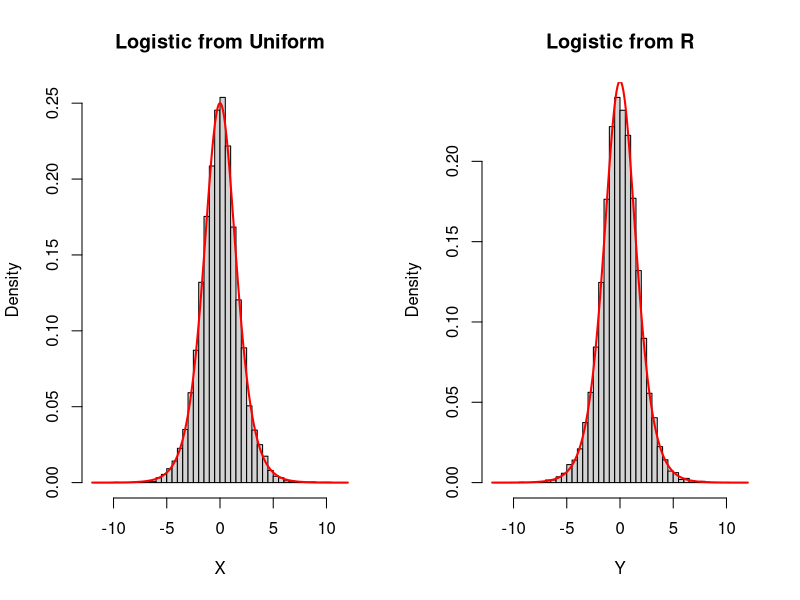
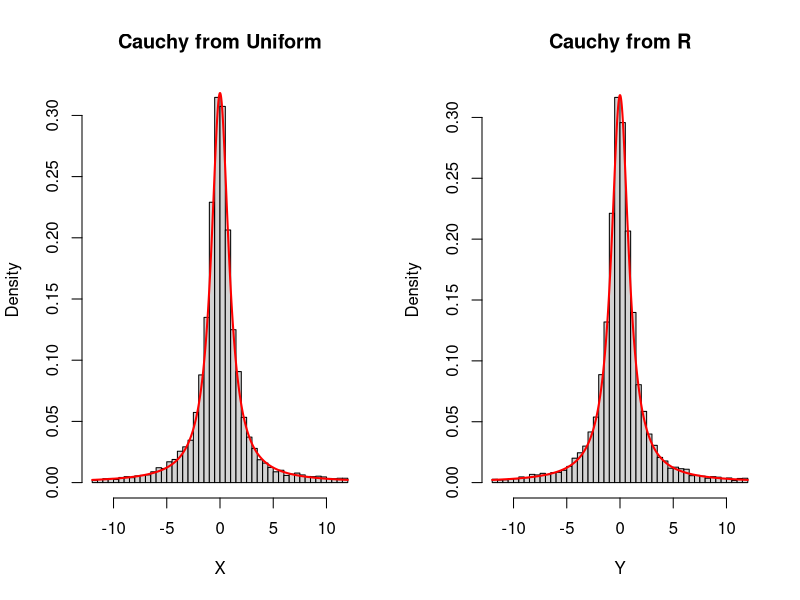
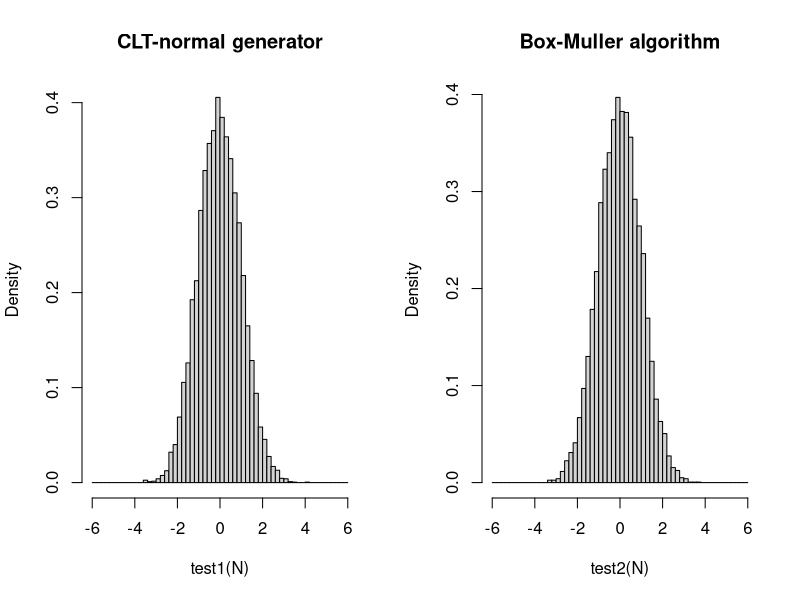
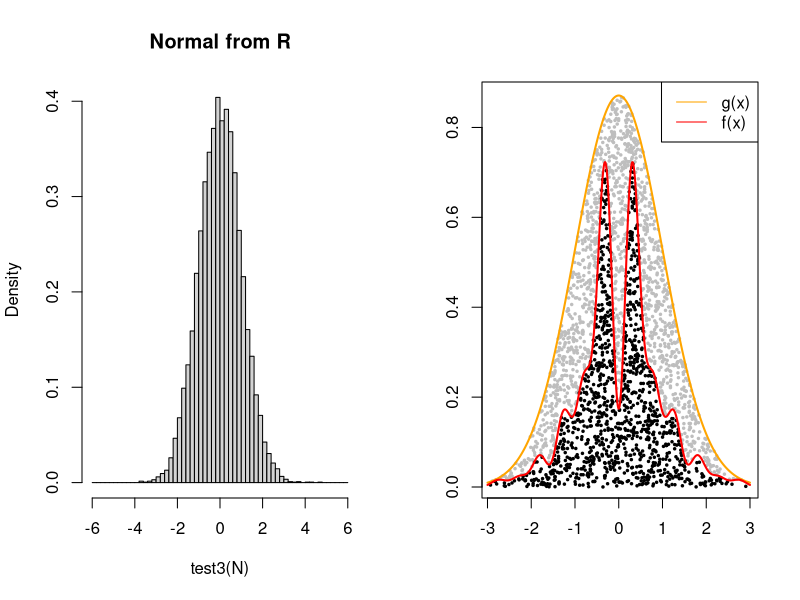
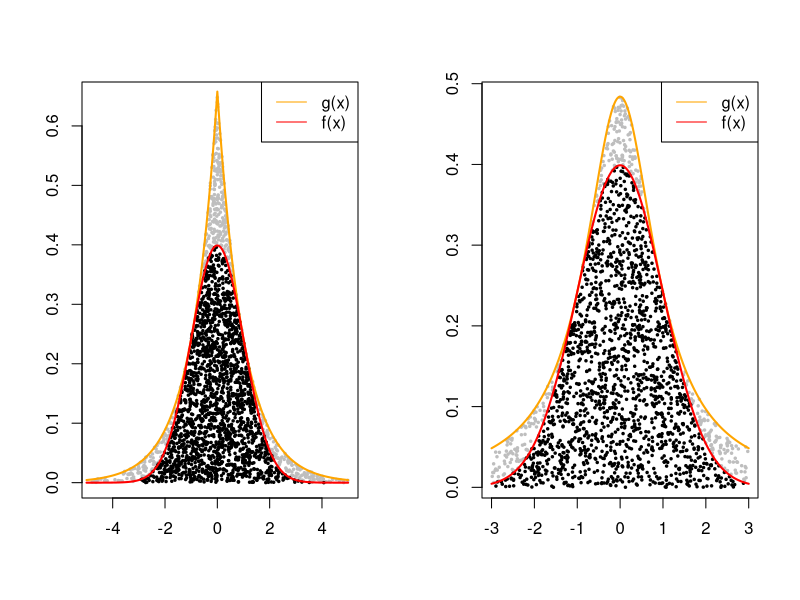
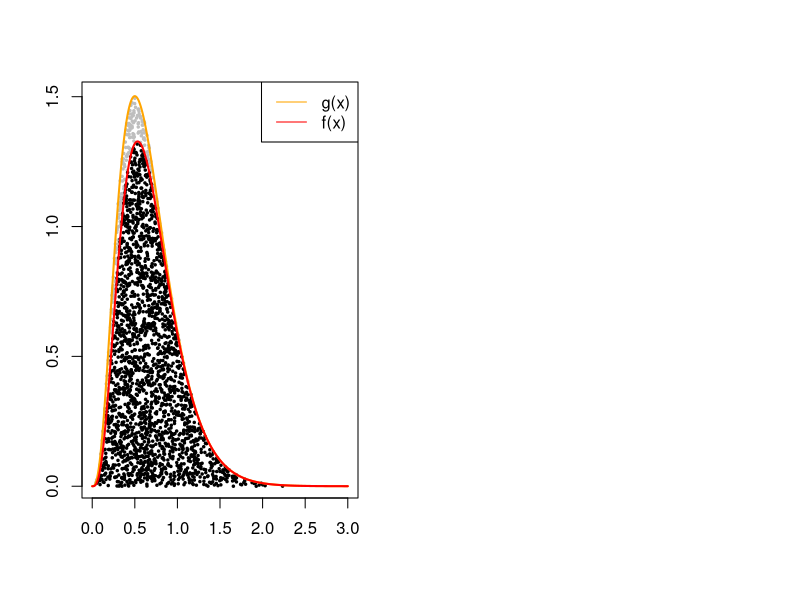

Reproduce these figures in R, in order.
## ---- chunk 1
supp = seq(-12, 12, 0.01)
N = 10000
U = runif(N)
f = dlogis
Finv = function(x) { -log((1-x)/x) }
X = Finv(U); X = X[-12 < X & X < 12]
Y = rlogis(N); Y = Y[-12 < Y & Y < 12]

par(mfrow=c(1,2))
hist(X, freq=FALSE, breaks=seq(-12, 12, 0.5), main="Logistic from Uniform")
lines(supp, f(supp), col="red", lwd=2)
hist(Y, freq=FALSE, breaks=seq(-12, 12, 0.5), main="Logistic from R")
lines(supp, f(supp), col="red", lwd=2)
## ---- chunk 2
supp = seq(-12, 12, 0.01)
N = 10000
U = runif(N)
f = dcauchy
Finv = function(x) { tan(pi * (x - 1/2)) }
X = Finv(U); X = X[-12 < X & X < 12]
Y = rcauchy(N); Y = Y[-12 < Y & Y < 12]

par(mfrow=c(1,2))
hist(X, freq=FALSE, breaks=seq(-12, 12, 0.5), main="Cauchy from Uniform")
lines(supp, f(supp), col="red", lwd=2)
hist(Y, freq=FALSE, breaks=seq(-12, 12, 0.5), main="Cauchy from R")
lines(supp, f(supp), col="red", lwd=2)
## ---- chunk 3
N = 10000
test1 = function(N) {
  U = matrix(runif(12 * N), nrow=12) - 0.5
  Z = apply(U, 2, sum)
}
test2 = function(N) {
  U1 = runif(N)
  U2 = runif(N)
  X1 = sqrt(-2 * log(U1)) * cos(2 * pi * U2)
}
par(mfrow=c(1, 2))
hist(test1(N), freq=FALSE, breaks=seq(-6, 6, 0.2), main="CLT-normal generator")
hist(test2(N), freq=FALSE, breaks=seq(-6, 6, 0.2), main="Box-Muller algorithm")

system.time(test1(N)); system.time(test2(N))
## ---- chunk 4
test3 = function(N) {
  rnorm(N)
}
hist(test3(N), freq=FALSE, breaks=seq(-6, 6, 0.2), main="Normal from R")
system.time(test3(N))
## ---- chunk 5
N = 10000
Sigma = cov(matrix(rnorm(30), nrow=10))

test1 = function(N) {
  A = t(chol(Sigma))
  X = matrix(runif(3 * N), nrow=N)
  X = X %*% A
}
test2 = function(N) {
  library(mnormt)
  rmnorm(N, varcov=Sigma)
}

system.time(test1(N)); system.time(test2(N))
## ---- chunk 6
a = 3
b = 5
N = 10^4

test1 = function(N, a, b) {
  U = matrix(runif(a * N), nrow=a)
  X = b * apply(-log(U), 2, sum)
}
test2 = function(N, a, b) {
  X = rgamma(N, a, scale=b)
}
system.time(test1(N, a, b)); system.time(test2(N, a, b))

test1 = function(N, a, b) {
  U = matrix(runif((a+b) * N), nrow=a+b)
  X = -log(U)
  X = apply(X[1:a,], 2, sum) / apply(X, 2, sum)
}
test2 = function(N, a, b) {
  rbeta(N, a, b)
}
system.time(test1(N, a, b)); system.time(test2(N, a, b))
## ---- chunk 7
N = 2500
supp = seq(-3, 3, 0.001)

h = function(x) { exp(-x^2/2)*(sin(6*x)^2 + 3*cos(x)^2*sin(4*x)^2 + 1) }
g = dnorm
M = 5 * sqrt(2 * pi)
X = rnorm(N); X = X[-3 < X & X < 3]
U = runif(length(X))
Y = M * U * g(X)

AcceptX = X[Y <= h(X)]
RejectX = X[Y > h(X)]
rate = length(AcceptX) / N
c = rate * M
AcceptY = Y[Y <= h(X)] / c
RejectY = Y[Y > h(X)] / c
f = function(x) { h(x) / c }

plot(RejectX, RejectY, xlab="", ylab="", pch=20, cex=0.5, col="gray")
points(AcceptX, AcceptY, pch=20, cex=0.5)
lines(supp, g(supp) / rate, col="orange", lwd=2)
lines(supp, f(supp), col="red", lwd=2)
legend("topright", legend=c("g(x)", "f(x)"), col=c("orange", "red"), lty=c(1, 1))
## ---- chunk 8
N = 2500
supp = seq(-5, 5, 0.001)

f = dnorm
g = function(x) { exp(-abs(x))/2 }
M = sqrt(2 * exp(1) / pi)
X = rexp(N) * (2*rbinom(N, 1, 0.5) - 1); X = X[-5 < X & X < 5]
U = runif(length(X))
Y = M * U * g(X)

AcceptX = X[Y <= f(X)]
RejectX = X[Y > f(X)]
AcceptY = Y[Y <= f(X)]
RejectY = Y[Y > f(X)]

plot(RejectX, RejectY, xlab="", ylab="", pch=20, cex=0.5, col="gray")
points(AcceptX, AcceptY, pch=20, cex=0.5)
lines(supp, g(supp) * M, col="orange", lwd=2)
lines(supp, f(supp), col="red", lwd=2)
legend("topright", legend=c("g(x)", "f(x)"), col=c("orange", "red"), lty=c(1, 1))
## ---- chunk 9
N = 2500
supp = seq(-3, 3, 0.001)

f = dnorm
g = dcauchy
M = sqrt(2*pi / exp(1))
X = rcauchy(N); X = X[-3 < X & X < 3]
U = runif(length(X))
Y = M * U * g(X)

AcceptX = X[Y <= f(X)]
RejectX = X[Y > f(X)]
AcceptY = Y[Y <= f(X)]
RejectY = Y[Y > f(X)]

plot(RejectX, RejectY, xlab="", ylab="", pch=20, cex=0.5, col="gray")
points(AcceptX, AcceptY, pch=20, cex=0.5)
lines(supp, g(supp) * M, col="orange", lwd=2)
lines(supp, f(supp), col="red", lwd=2)
legend("topright", legend=c("g(x)", "f(x)"), col=c("orange", "red"), lty=c(1, 1))
## ---- chunk 10
N = 2500
supp = seq(0, 3, 0.001)

f = function(x) { dgamma(x, 4.3, 6.2) }
g = function(x) { dgamma(x, 4, 6) }
f_g = function(x) { f(x)/g(x) }
M = optimize(f_g, c(0, 100), maximum=TRUE)$objective
X = rgamma(N, 4, 6)
U = runif(N)
Y = M * U * g(X)

AcceptX = X[Y <= f(X)]
RejectX = X[Y > f(X)]
AcceptY = Y[Y <= f(X)]
RejectY = Y[Y > f(X)]

plot(RejectX, RejectY, xlim=c(0, 3), xlab="", ylab="", pch=20, cex=0.5, col="gray")
points(AcceptX, AcceptY, pch=20, cex=0.5)
lines(supp, g(supp) * M, col="orange", lwd=2)
lines(supp, f(supp), col="red", lwd=2)
legend("topright", legend=c("g(x)", "f(x)"), col=c("orange", "red"), lty=c(1, 1))
